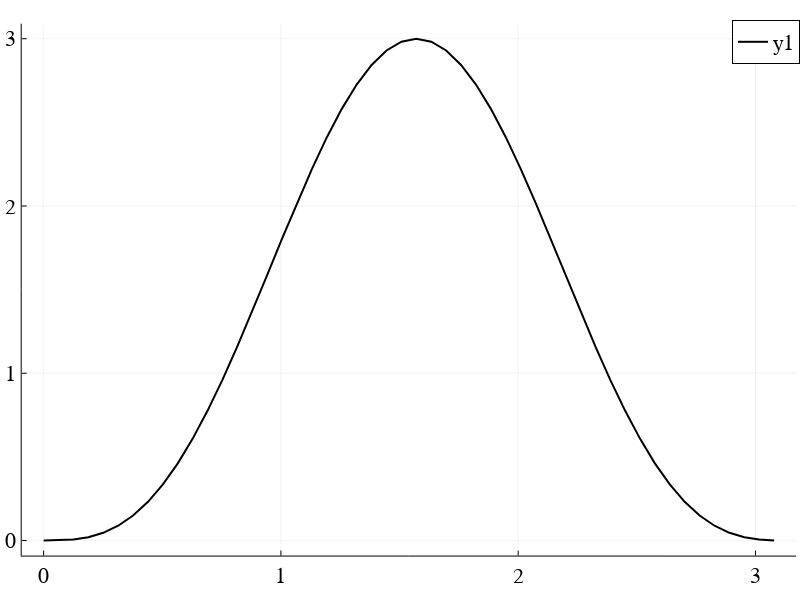

Notebook code cell kept with this figure:
### Code cell
p = plot(x, y, style=:auto)

### Figure 1 — Plotly figure (JSON) as saved in the notebook; plotly's stock layout.template omitted (floating-point values rounded to 4 significant figures)
{"data": [{"colorbar": {"title": {"text": ""}}, "legendgroup": "y1", "line": {"color": "rgba(0, 0, 0, 1)", "dash": "solid", "shape": "linear", "width": 2}, "mode": "lines", "name": "y1", "showlegend": true, "type": "scatter", "x": [0, 0.06283, 0.1257, 0.1885, 0.2513, 0.3142, 0.377, 0.4398, 0.5027, 0.5655, 0.6283, 0.6912, 0.754, 0.8168, 0.8796, 0.9425, 1.005, 1.068, 1.131, 1.194, 1.257, 1.319, 1.382, 1.445, 1.508, 1.571, 1.634, 1.696, 1.759, 1.822, 1.885, 1.948, 2.011, 2.073, 2.136, 2.199, 2.262, 2.325, 2.388, 2.45, 2.513, 2.576, 2.639, 2.702, 2.765, 2.827, 2.89, 2.953, 3.016, 3.079], "xaxis": "x", "y": [0, 0.0007427, 0.005906, 0.01974, 0.04614, 0.08853, 0.1497, 0.2316, 0.3354, 0.4615, 0.6092, 0.777, 0.9623, 1.162, 1.372, 1.589, 1.806, 2.019, 2.222, 2.411, 2.581, 2.726, 2.843, 2.93, 2.982, 3, 2.982, 2.93, 2.843, 2.726, 2.581, 2.411, 2.222, 2.019, 1.806, 1.589, 1.372, 1.162, 0.9623, 0.777, 0.6092, 0.4615, 0.3354, 0.2316, 0.1497, 0.08853, 0.04614, 0.01974, 0.005906, 0.0007427], "yaxis": "y", "zmax": null, "zmin": null}], "layout": {"annotations": [], "height": 600, "legend": {"bgcolor": "rgba(255, 255, 255, 1.000)", "bordercolor": "rgba(0, 0, 0, 1)", "borderwidth": 1, "font": {"color": "rgba(0, 0, 0, 1)", "family": "Times", "size": 22}, "title": {"font": {"color": "rgba(0, 0, 0, 1)", "family": "sans-serif", "size": 15}, "text": ""}, "tracegroupgap": 0, "traceorder": "normal", "x": 1, "xanchor": "auto", "y": 1, "yanchor": "auto"}, "margin": {"b": 20, "l": 0, "r": 0, "t": 20}, "paper_bgcolor": "rgba(255, 255, 255, 1.000)", "plot_bgcolor": "rgba(255, 255, 255, 1.000)", "showlegend": true, "width": 800, "xaxis": {"anchor": "y", "domain": [0.02714, 0.9951], "gridcolor": "rgba(0, 0, 0, 0.1)", "gridwidth": 0.5, "linecolor": "rgba(0, 0, 0, 1)", "mirror": false, "range": [-0.09236, 3.171], "showgrid": true, "showline": true, "showticklabels": true, "tickangle": 0, "tickcolor": "rgb(0, 0, 0)", "tickfont": {"color": "rgba(0, 0, 0, 1)", "family": "Times", "size": 22}, "tickmode": "array", "ticks": "inside", "ticktext": ["0", "1", "2", "3"], "tickvals": [0, 1, 2, 3], "title": {"font": {"color": "rgba(0, 0, 0, 1)", "family": "Times", "size": 22}, "text": ""}, "type": "linear", "visible": true, "zeroline": false, "zerolinecolor": "rgba(0, 0, 0, 1)"}, "yaxis": {"anchor": "x", "domain": [0.0436, 0.9934], "gridcolor": "rgba(0, 0, 0, 0.1)", "gridwidth": 0.5, "linecolor": "rgba(0, 0, 0, 1)", "mirror": false, "range": [-0.09, 3.09], "showgrid": true, "showline": true, "showticklabels": true, "tickangle": 0, "tickcolor": "rgb(0, 0, 0)", "tickfont": {"color": "rgba(0, 0, 0, 1)", "family": "Times", "size": 22}, "tickmode": "array", "ticks": "inside", "ticktext": ["0", "1", "2", "3"], "tickvals": [0, 1, 2, 3], "title": {"font": {"color": "rgba(0, 0, 0, 1)", "family": "Times", "size": 22}, "text": ""}, "type": "linear", "visible": true, "zeroline": false, "zerolinecolor": "rgba(0, 0, 0, 1)"}}}
